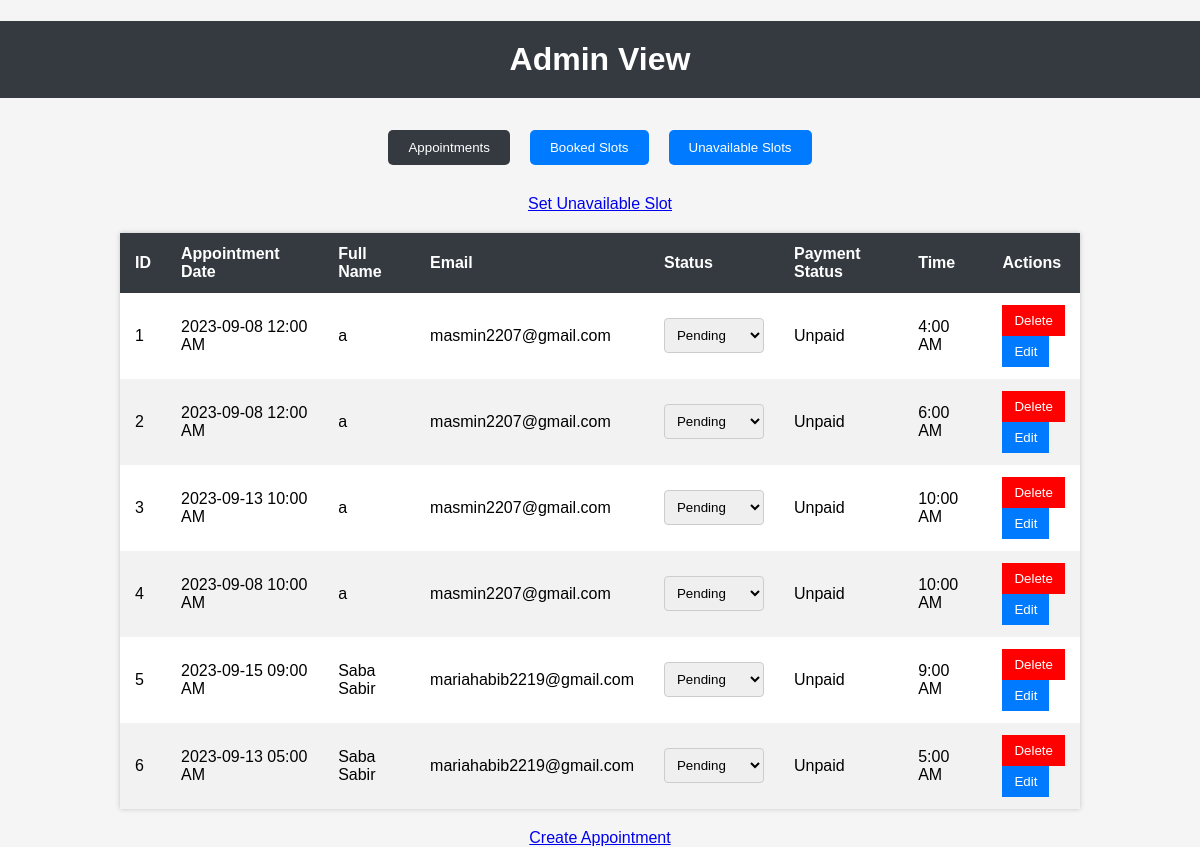
The page /admin_view (signed in) on the database as committed earlier.
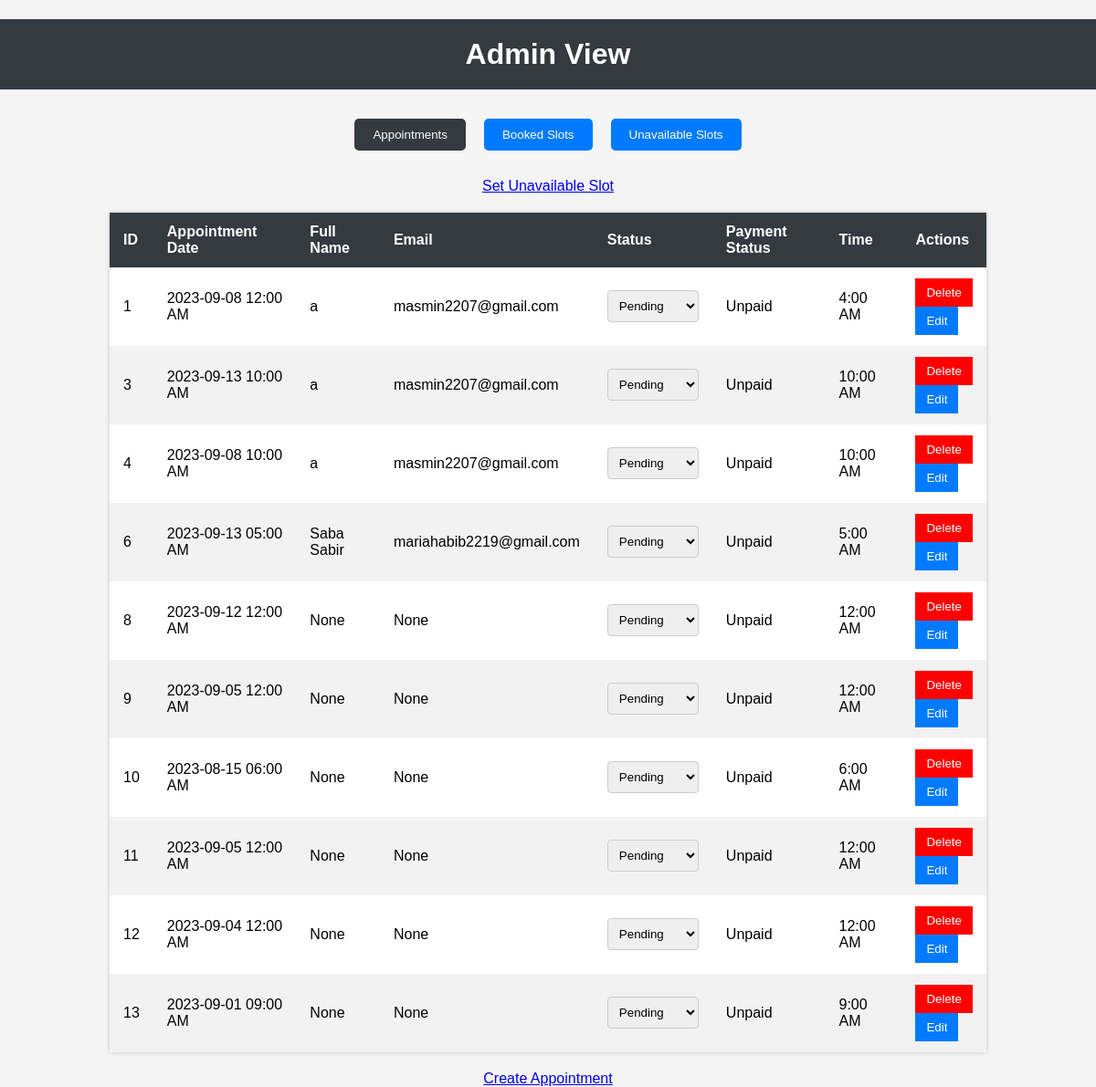
The same page on the database as committed later.
### app.py (models this page shows)
class Appointment(db.Model):
    id = db.Column(db.Integer, primary_key=True)
    full_name = db.Column(db.String)
    email = db.Column(db.String)
    status = db.Column(db.String)
    payment_status = db.Column(db.String)
    date = db.Column(db.DateTime)
    start_time = db.Column(db.String)  # Change the type to String
    end_time = db.Column(db.String)

### app.py (the view, shortened to what this page needs)
@app.route('/admin_view', methods=['GET', 'POST'])
def admin_view():
    if 'admin_authenticated' not in session or not session['admin_authenticated']:
        return redirect(url_for('login'))
    appointments = Appointment.query.all()
    booked_slots = db.session.query(BookedSlot, Appointment).join(Appointment).all()
    availability_slots = [slot for slot, _ in booked_slots if slot.status == "unavailable"]
    return render_template('admin_view.html', appointments=appointments , booked_slots= booked_slots ,availability_slots=availability_slots )

### templates/admin_view.html (shortened to what this page needs)
<!DOCTYPE html>
<html>
<head>
</head>
<body>
    <h1>Admin View</h1>
    <div class="tab-container">
        <button class="tab-button active" onclick="showTab('appointments')">Appointments</button>
        <button class="tab-button" onclick="showTab('bookedSlots')">Booked Slots</button>
        <button class="tab-button" onclick="showTab('unavailableSlots')">Unavailable Slots</button>
    </div>
    <a href="{{ url_for('add_unavailable') }}">Set Unavailable Slot</a>
    <div class="tab-content active" id="appointmentsTab">
        <table>
            <thead>
                <tr>
                    <th>ID</th>
                    <th>Appointment Date</th>
                    <th>Full Name</th>
                    <th>Email</th>
                    <th>Status</th>
                    <th>Payment Status</th>
                    <th>Time</th>
                    <th>Actions</th>
                </tr>
            </thead>
            <tbody>
                {% for appointment in appointments %}
                <tr>
                    <td>{{ appointment.id }}</td>
                    <td>{{ appointment.date.strftime('%Y-%m-%d %I:%M %p') }}</td>
                    <td>{{ appointment.full_name }}</td>
                    <td>{{ appointment.email }}</td>
                    <td>
                        <select name="appointment_status">
                            <option value="pending" {% if appointment.status == 'pending' %}selected{% endif %}>Pending</option>
                        </select>
                    </td>
                    <td>{{ appointment.payment_status }}</td>
                    <td>{{ appointment.start_time }}</td>
                    <td>
                        <form method="POST" action="{{ url_for('admin_view') }}">
                            <button type="submit" id="delete_button" name="action" value="delete" class="delete_button">Delete</button>
                        </form>
                        <form method="GET" action="{{ url_for('edit_appointment', appointment_id=appointment.id) }}">
                            <button type="submit">Edit</button>
                        </form>
                    </td>
                </tr>
                {% endfor %}
            </tbody>
        </table>
        <a href="{{ url_for('create_appointment') }}">Create Appointment</a>
    </div>
</body>
</html>

### templates/admin_view.html (style rules this page uses)
body { font-family: Arial, sans-serif; margin: 0; padding: 0; background-color: #f5f5f5; }
h1 { text-align: center; padding: 20px; background-color: #343a40; color: #fff; }
table { margin: 20px auto; border-collapse: collapse; width: 80%; background-color: #fff; box-shadow: 0px 0px 5px 0px rgba(0, 0, 0, 0.2); }
th, td { padding: 12px 15px; text-align: left; }
th { background-color: #343a40; color: #fff; }
tr:nth-child(even) { background-color: #f2f2f2; }
select { padding: 8px; border: 1px solid #ccc; border-radius: 4px; }
button { padding: 8px 12px; border: none; background-color: #007bff; color: #fff; cursor: pointer; }
.delete_button { background-color: red !important; }
a { display: block; text-align: center; margin-top: 20px; }
.tab-container { display: flex; justify-content: center; }
.tab-button { padding: 10px 20px; margin: 10px; border: none; background-color: #007bff; color: #fff; cursor: pointer; border-radius: 5px; }
.tab-button.active { background-color: #343a40; }
.tab-content { display: none; }
.tab-content.active { display: block; }

Rows that differ between the two databases and show on the page:
removed Appointment: id "2", date "2023-09-08 12:00 AM", full_name "a", email "masmin2207@gmail.com", payment_status "Unpaid", start_time "6:00 AM"
removed Appointment: id "5", date "2023-09-15 09:00 AM", full_name "Saba Sabir", email "mariahabib2219@gmail.com", payment_status "Unpaid", start_time "9:00 AM"
added Appointment: id "8", date "2023-09-12 12:00 AM", full_name "None", email "None", payment_status "Unpaid", start_time "12:00 AM"
added Appointment: id "9", date "2023-09-05 12:00 AM", full_name "None", email "None", payment_status "Unpaid", start_time "12:00 AM"
added Appointment: id "10", date "2023-08-15 06:00 AM", full_name "None", email "None", payment_status "Unpaid", start_time "6:00 AM"
added Appointment: id "11", date "2023-09-05 12:00 AM", full_name "None", email "None", payment_status "Unpaid", start_time "12:00 AM"
added Appointment: id "12", date "2023-09-04 12:00 AM", full_name "None", email "None", payment_status "Unpaid", start_time "12:00 AM"
added Appointment: id "13", date "2023-09-01 09:00 AM", full_name "None", email "None", payment_status "Unpaid", start_time "9:00 AM"
